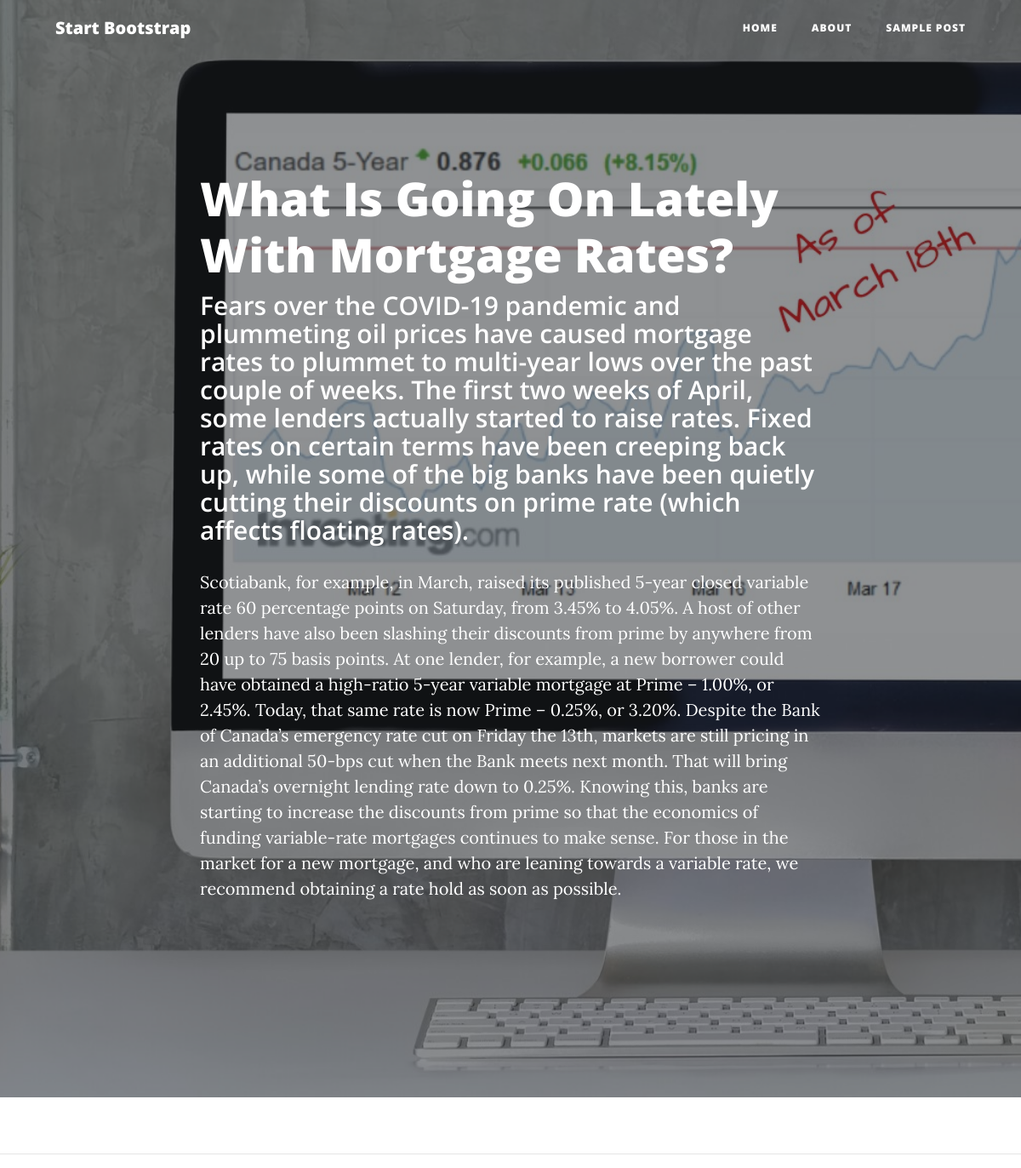
The page /blog/what-going-lately-mortgage-rates on the database its author committed.
### blog_app/models.py (models this page shows, shortened)
class Blog(models.Model):
    blog_title = models.CharField(max_length=250)
    slug = models.SlugField(null=False, unique=True)
    sub_title = models.CharField(max_length=500)
    body = models.CharField(max_length=3000)
    blog_image = models.FileField(upload_to='blog_image', blank=True)
    created_date_time = models.DateTimeField(default=now)

### blog_app/views.py (the view)
# urls.py: path('<slug:slug>', views.getBlog, name='blog_post'),
def getBlog(request, slug):
    blog = Blog.objects.get(slug=slug)
    return render(request, 'blog_app/post.html', context={"blog": blog})

### templates/blog_app/post.html (shortened to what this page needs)
<!DOCTYPE html>
{% load static %}
<html lang="en">
  <head>
    <link
      href="{% static 'vendor/bootstrap/css/bootstrap.min.css' %}"
      rel="stylesheet"
    />
    <link
      href="{% static 'vendor/fontawesome-free/css/all.min.css' %}"
      rel="stylesheet"
      type="text/css"
    />
    <link href="{% static 'css/clean-blog.min.css' %}" rel="stylesheet" />
  </head>
  <body>
    <nav class="navbar navbar-expand-lg navbar-light fixed-top" id="mainNav">
      <div class="container">
        <a class="navbar-brand" href="index.html">Start Bootstrap</a>
        <div class="collapse navbar-collapse" id="navbarResponsive">
          <ul class="navbar-nav ml-auto">
            <li class="nav-item">
              <a class="nav-link" href="/">Home</a>
            </li>
            <li class="nav-item">
              <a class="nav-link" href="/blogs">About</a>
            </li>
            <li class="nav-item">
              <a class="nav-link" href="/">Sample Post</a>
            </li>
          </ul>
        </div>
      </div>
    </nav>
    <header
      class="masthead"
      style="background-image: url('{{blog.blog_image.url}}')"
    >
      <div class="overlay"></div>
      <div class="container">
        <div class="row">
          <div class="col-lg-8 col-md-10 mx-auto">
            <div class="post-heading">
              <h1>{{blog.blog_title}}</h1>
              <h2 class="subheading">{{ blog.sub_title }}</h2>
              <p>{{blog.body}}</p>
            </div>
          </div>
        </div>
      </div>
    </header>
    <hr />
  </body>
</html>

### rows shown on the page
Blog: blog_image (picture), blog_title "What Is Going On Lately With Mortgage Rates?", sub_title "Fears over the COVID-19 pandemic and plummeting oil prices have caused mortgage rates to plummet to multi-year lows over the past couple of weeks. The first two weeks of April, some lenders actually started to raise rates. Fixed rates on certain terms have been creeping back up, while some of the big banks have been quietly cutting their discounts on prime rate (which affects floating rates).", body "Scotiabank, for example, in March, raised its published 5-year closed variable rate 60 percentage points on Saturday, from 3.45% to 4.05%. A host of other lenders have also been slashing their discounts from prime by anywhere from 20 up to 75 basis points. At one lender, for example, a new borrower could have obtained a high-ratio 5-year variable mortgage at Prime – 1.00%, or 2.45%. Today, that same rate is now Prime – 0.25%, or 3.20%. Despite the Bank of Canada’s emergency rate cut on Friday the 13th, markets are still pricing in an additional 50-bps cut when the Bank meets next month. That will bring Canada’s overnight lending rate down to 0.25%. Knowing this, banks are starting to…"
